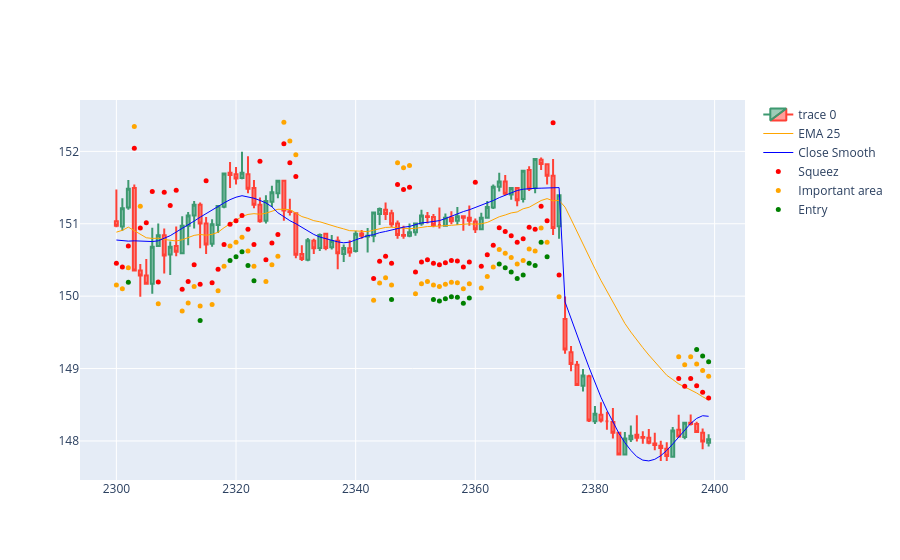

Notebook code for this chart:
### Code cell
import plotly.io as pio
import plotly.graph_objects as go  

dfpl = df[2300:2400]

fig = go.Figure(
    data=[
        go.Candlestick(
            x=dfpl.index,
            open=dfpl['open_5min'],
            high=dfpl['high_5min'],
            low=dfpl['low_5min'],
            close=dfpl['close_5min']),
        go.Scatter(
            x=dfpl.index, 
            y=dfpl['ema25_5min'],
            line=dict(color='orange', width=1), 
            name="EMA 25"),
        go.Scatter(
            x=dfpl.index, 
            y=dfpl['close5min_smooth'],
            line=dict(color='blue', width=1), 
            name="Close Smooth")
    ]
)

fig.add_scatter(x=dfpl.index, y=dfpl['squezzeArea'], mode="markers", marker=dict(size=5, color="red"), name="Squeez")
fig.add_scatter(x=dfpl.index, y=dfpl['squeezeCloseToEmaArea'], mode="markers", marker=dict(size=5, color="orange"), name="Important area")
fig.add_scatter(x=dfpl.index, y=dfpl['posibleBreakArea'], mode="markers", marker=dict(size=5, color="green"), name="Entry")

fig.update_layout(xaxis_rangeslider_visible=False)
fig.show()
